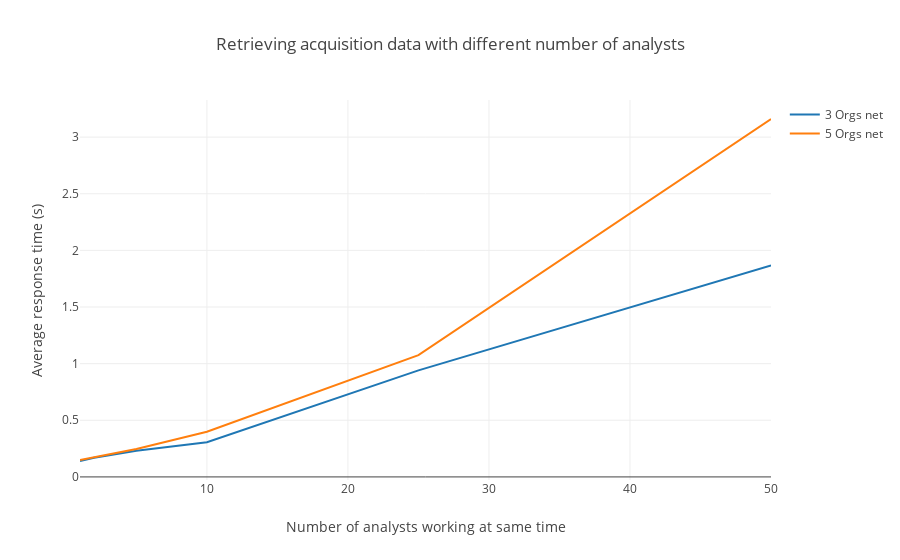

The notebook cell this image was saved under:
### Markdown cell above
### Average times when retrieving acquisition data

### Code cell
# 3 Orgs net data
threeOrgs = [0.1405, 0.1698, 0.2312, 0.3057, 0.9404, 1.8678]
# 5 Orgs net data
fiveOrgs = [0.1497, 0.1729, 0.2464, 0.3989, 1.0756, 3.16]

avgGetAcquisitions(threeOrgs, fiveOrgs)

### Figure 1 — Plotly figure (JSON) as saved in the notebook; plotly's stock layout.template omitted (floating-point values rounded to 4 significant figures)
{"data": [{"mode": "lines", "name": "3 Orgs net", "type": "scatter", "uid": "45d6bd0d-e28c-43e7-9498-cd0750ee5bd5", "x": [1, 2, 5, 10, 25, 50], "y": [0.1405, 0.1698, 0.2312, 0.3057, 0.9404, 1.868]}, {"mode": "lines", "name": "5 Orgs net", "type": "scatter", "uid": "ba3cabab-0ede-4b8b-90e6-25d05e26c629", "x": [1, 2, 5, 10, 25, 50], "y": [0.1497, 0.1729, 0.2464, 0.3989, 1.076, 3.16]}], "layout": {"barmode": "group", "title": {"text": "Retrieving acquisition data with different number of analysts"}, "xaxis": {"title": {"text": "Number of analysts working at same time"}}, "yaxis": {"title": {"text": "Average response time (s)"}}}}
